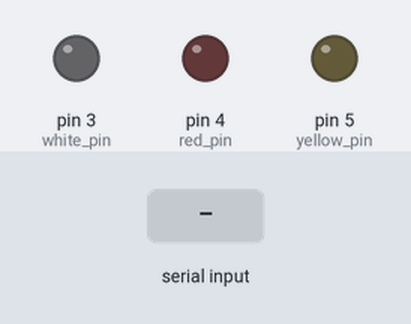
This sketch was run on a simulated Arduino Uno, built with avr-gcc and run on an emulated ATmega328P. On the bench: output pins drawn as LEDs (lit = HIGH). The test bench sets the inputs (shaded band). What the sketch prints to the serial monitor is not drawn.

Above: at 1.2 s.
1.3 s: "Y" received over Serial
At 3.2 s:
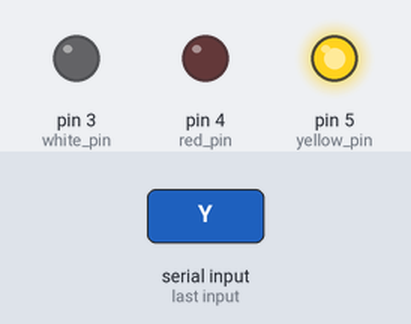
3.8 s: "R" received over Serial
At 5.5 s:
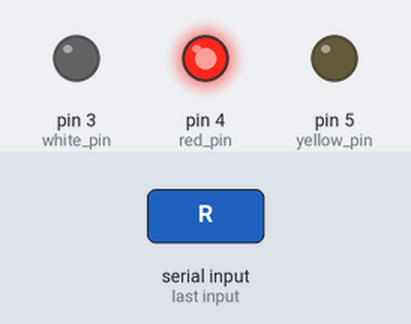
6.3 s: "W" received over Serial
At 8.6 s:
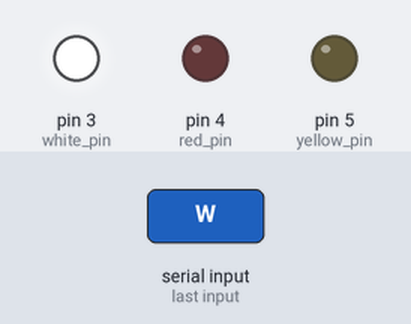
Timing chart, 0 to 10.1 s (numbered marks = the images above; inputs shaded):
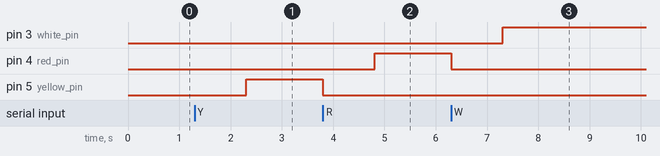

The sketch:

Learning_user_input_part2.ino
```cpp
int yellow_pin=5;
int red_pin=4;
int white_pin=3;

String LED_color;
int delay_time = 3000;


void setup() {
  // put your setup code here, to run once:
Serial.begin(9600);
pinMode(yellow_pin,OUTPUT);
pinMode(red_pin,OUTPUT);
pinMode(white_pin,OUTPUT);
}

void loop() {
  // put your main code here, to run repeatedly:
Serial.println("What LED color you want to light up:");
Serial.print("Yellow [Y/y], Red [R/r], White [W/w]?");
while(Serial.available()==0){//Enables the program to 'hang' and wait for user input.

}
LED_color = Serial.readString();//Affix the user entered value into the declared variable.
Serial.println(LED_color);

if( LED_color == "Y" || LED_color == "y" ){
  digitalWrite(yellow_pin,HIGH);
  while(Serial.available()==0){//Enables the program to 'hang' and wait for user input.
  }
  digitalWrite(yellow_pin,LOW);
}
if( LED_color == "R" || LED_color == "r" ){
  digitalWrite(red_pin,HIGH);
  while(Serial.available()==0){//Enables the program to 'hang' and wait for user input.
  }
  digitalWrite(red_pin,LOW);
}
if( LED_color == "W" || LED_color == "w" ){
  digitalWrite(white_pin,HIGH);
  while(Serial.available()==0){//Enables the program to 'hang' and wait for user input.
  }
  digitalWrite(white_pin,LOW);
}

/* Using while loop but this gives me a  bug though!
j=1;
while(j<=blink_count){
  digitalWrite(yellow_pin,HIGH);
  delay(delay_time_led);
  digitalWrite(yellow_pin,LOW);
  delay(delay_time_led);
  j++;
}
*/
}
```

Measured:
- after the input at 1.3 s, pin 5 (yellow_pin): LOW → HIGH after 1.0 s
- after the input at 3.8 s, pin 4 (red_pin): LOW → HIGH after 1.0 s; pin 5 (yellow_pin): HIGH → LOW at once
- after the input at 6.3 s, pin 3 (white_pin): LOW → HIGH after 1.0 s; pin 4 (red_pin): HIGH → LOW at once
